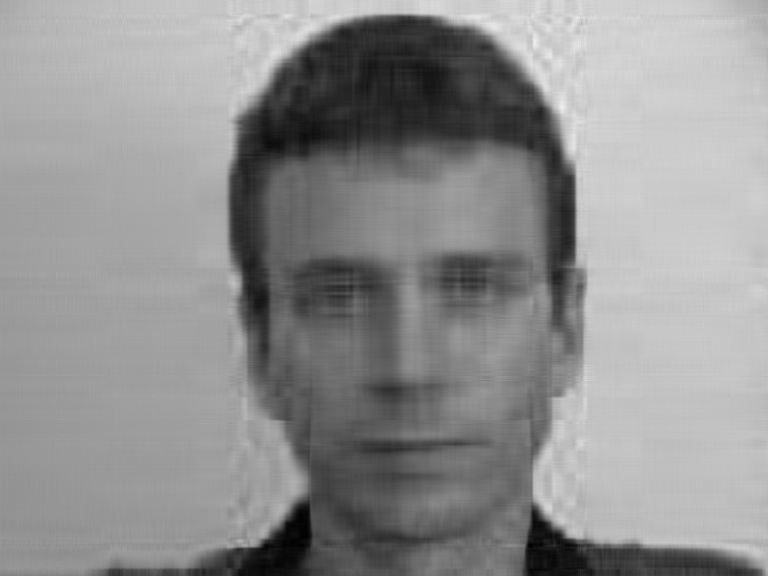
#> input picture NMF_training_originals/0000_00000001_NMF.jpg, 768 x 576 px, given as the content of the folder opeta/Downloads/MIT-CBCL-facerec-database/training-originals, which was not available
$ jupyter execute --allow-errors 'NMF of facial images with their comparison.ipynb'   (shell and % lines are left out)   (older library calls are emulated)
#> lines starting #> are read from the running program, lines starting #| are printed output that depends on the picture
[cell 1]
## Import relevant libraries

import numpy as np
import pandas as pd
import matplotlib.pyplot as plt

# Scikit-learn
from sklearn.linear_model import LinearRegression
from sklearn.model_selection import train_test_split
from sklearn.preprocessing import MinMaxScaler, StandardScaler

from sklearn import utils
import glob
import os
import cv2
from sklearn import decomposition
from skimage import measure
import warnings
warnings.filterwarnings('ignore')


np.random.seed(100)

[cell 2]
def mse(imageA, imageB):
    err = np.sum((imageA.astype("float") - imageB.astype("float")) ** 2)
    err /= float(imageA.shape[0] * imageA.shape[1])
    return err

def nonnegMatrixFactImages(file_path):
#> called with file_path = '_only/0000_00000001_NMF.jpg'
    files = os.path.basename(file_path)
    files = files.split(".")[0]+"_NMF."+files.split(".")[1]
    image_dir = 'C://Users//Priyanka Popeta//Downloads//MIT-CBCL-facerec-database//training-originals//NMF_training_originals'
    image_dir = os.path.join(image_dir,files)
    image_dir = image_dir.replace("\\","//")
    imageA = cv2.imread(file_path,0)
#> imageA is the input picture: shape (576, 768); min 0, max 238, mean 144.4

    n_components = 20
    estimator = decomposition.NMF(n_components = n_components, init = 'random', tol=5e-3)
    W = estimator.fit_transform(imageA)
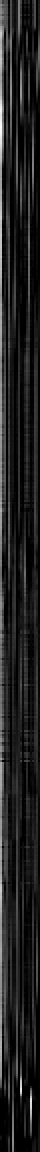
#> W: shape (576, 20) float64 (shown 2 times larger); min 0, max 23.87, mean 3.1; drawn with min black and max white
    H = estimator.components_
    imageB = np.dot(W,H)

#   Comparing and printing original vs nmf images
    compareimage(imageA, imageB,files)
    cv2.imwrite(image_dir, imageB)
    return image_dir

def compareimage(imageA, imageB,files):
    s = measure.compare_ssim(imageA, imageB)
    m = mse(imageA, imageB)
    fig = plt.figure(files)
    plt.suptitle("MSE: %.2f, SSIM: %.2f" % (m, s))
    ax = fig.add_subplot(1, 2, 1)
    plt.imshow(imageA, cmap = plt.cm.gray)
    plt.axis("off")
    # show the second image
    ax = fig.add_subplot(1, 2, 2)
    plt.imshow(imageB, cmap = plt.cm.gray)
    plt.axis("off")
    plt.show()


original_dir = "C://Users//Priyanka Popeta//Downloads//MIT-CBCL-facerec-database//training-originals"

img_list = glob.glob(original_dir + "//*.jpg")
img_list = [l.replace('\\', '//') for l in img_list]
files = pd.DataFrame(img_list,columns=['file_path'])
#> (the rest of this cell did not finish here and is left out)


$ run again, on NMF_training_originals/0000_00000005_NMF.jpg
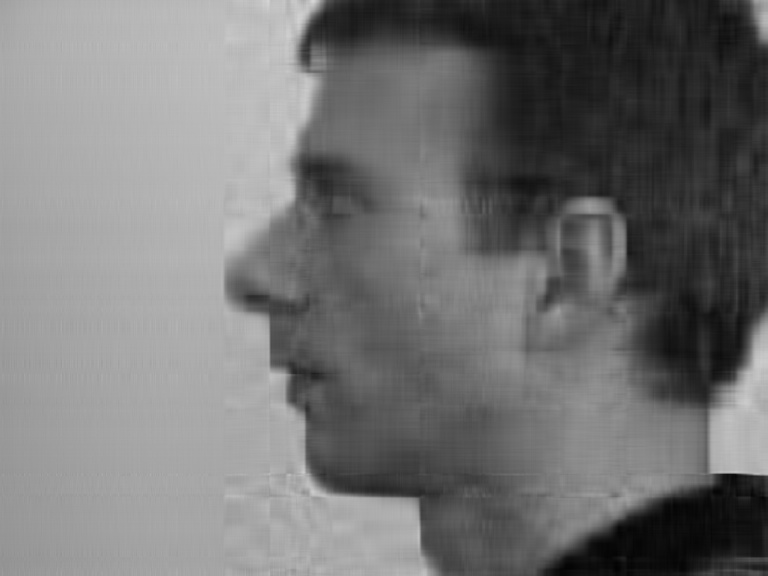
#> input picture NMF_training_originals/0000_00000005_NMF.jpg, 768 x 576 px, given as the content of the folder opeta/Downloads/MIT-CBCL-facerec-database/training-originals, which was not available
#> in nonnegMatrixFactImages, imageA is the input picture: shape (576, 768); min 2, max 213, mean 115.8
#> in nonnegMatrixFactImages, `W = estimator.fit_transform(imageA)`:
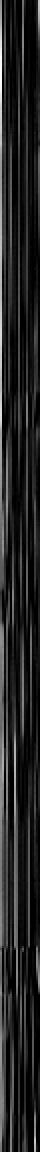
#> W: shape (576, 20) float64 (shown 2 times larger); min 0, max 19.91, mean 2.84; drawn with min black and max white

$ run again, on NMF_training_originals/0001_00000001_NMF.jpg
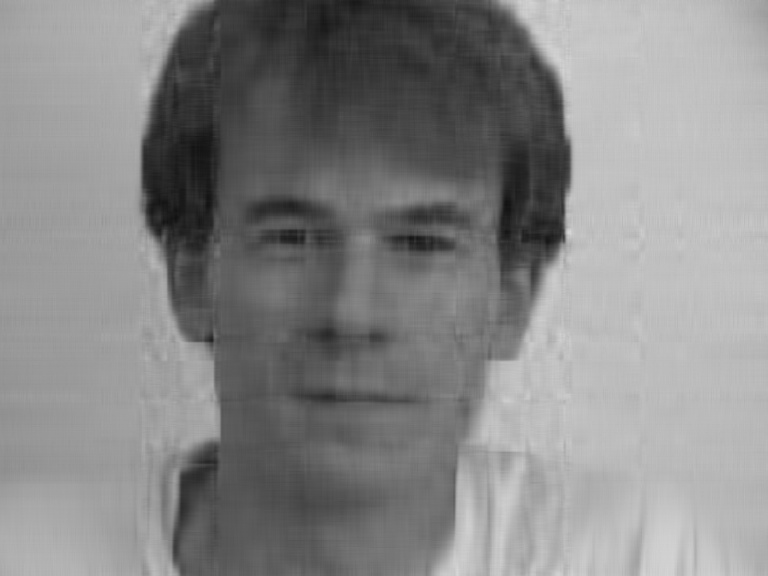
#> input picture NMF_training_originals/0001_00000001_NMF.jpg, 768 x 576 px, given as the content of the folder opeta/Downloads/MIT-CBCL-facerec-database/training-originals, which was not available
#> in nonnegMatrixFactImages, imageA is the input picture: shape (576, 768); min 17, max 215, mean 135.1
#> in nonnegMatrixFactImages, `W = estimator.fit_transform(imageA)`:
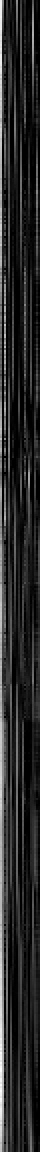
#> W: shape (576, 20) float64 (shown 2 times larger); min 0, max 18.79, mean 3.06; drawn with min black and max white

$ run again, on NMF_training_originals/0001_00000002_NMF.jpg
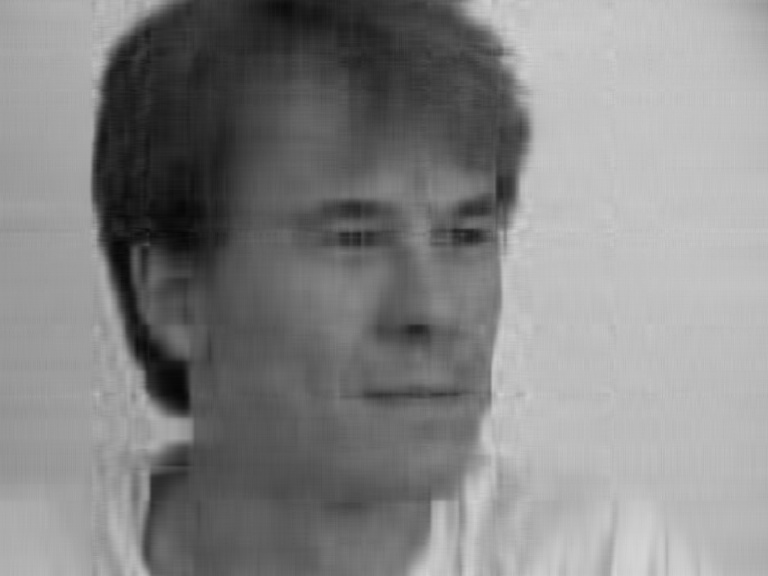
#> input picture NMF_training_originals/0001_00000002_NMF.jpg, 768 x 576 px, given as the content of the folder opeta/Downloads/MIT-CBCL-facerec-database/training-originals, which was not available
#> in nonnegMatrixFactImages, imageA is the input picture: shape (576, 768); min 6, max 212, mean 132.7
#> in nonnegMatrixFactImages, `W = estimator.fit_transform(imageA)`:
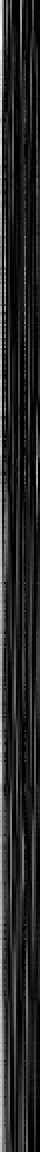
#> W: shape (576, 20) float64 (shown 2 times larger); min 0, max 18.82, mean 3.05; drawn with min black and max white
